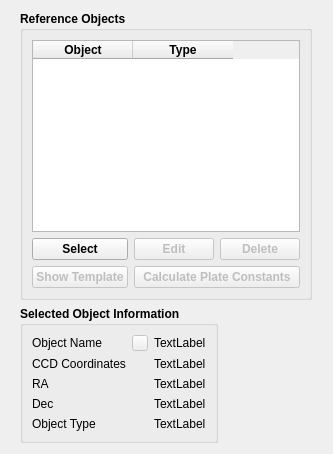
<?xml version="1.0" encoding="UTF-8"?>
<ui version="4.0">
 <class>Form</class>
 <widget class="QWidget" name="Form">
  <property name="geometry">
   <rect>
    <x>0</x>
    <y>0</y>
    <width>333</width>
    <height>454</height>
   </rect>
  </property>
  <property name="sizePolicy">
   <sizepolicy hsizetype="Preferred" vsizetype="Preferred">
    <horstretch>0</horstretch>
    <verstretch>0</verstretch>
   </sizepolicy>
  </property>
  <property name="windowTitle">
   <string>Form</string>
  </property>
  <layout class="QGridLayout" name="gridLayout_3">
   <item row="0" column="0">
    <widget class="QGroupBox" name="groupBox">
     <property name="font">
      <font>
       <pointsize>9</pointsize>
       <weight>75</weight>
       <bold>true</bold>
      </font>
     </property>
     <property name="title">
      <string>Reference Objects</string>
     </property>
     <layout class="QGridLayout" name="gridLayout_2">
      <item row="1" column="0">
       <widget class="QPushButton" name="pushButtonReferenceSelect">
        <property name="enabled">
         <bool>true</bool>
        </property>
        <property name="text">
         <string>Select</string>
        </property>
        <property name="icon">
         <iconset resource="../VSOP.qrc">
          <normaloff>:/images/Add.png</normaloff>:/images/Add.png</iconset>
        </property>
        <property name="checkable">
         <bool>true</bool>
        </property>
       </widget>
      </item>
      <item row="0" column="0" colspan="3">
       <widget class="QTableWidget" name="tableWidgetReference">
        <property name="editTriggers">
         <set>QAbstractItemView::NoEditTriggers</set>
        </property>
        <property name="alternatingRowColors">
         <bool>true</bool>
        </property>
        <property name="selectionMode">
         <enum>QAbstractItemView::SingleSelection</enum>
        </property>
        <property name="selectionBehavior">
         <enum>QAbstractItemView::SelectRows</enum>
        </property>
        <property name="showGrid">
         <bool>true</bool>
        </property>
        <property name="gridStyle">
         <enum>Qt::DotLine</enum>
        </property>
        <attribute name="verticalHeaderVisible">
         <bool>false</bool>
        </attribute>
        <attribute name="verticalHeaderHighlightSections">
         <bool>true</bool>
        </attribute>
        <column>
         <property name="text">
          <string>Object</string>
         </property>
         <property name="font">
          <font>
           <weight>75</weight>
           <bold>true</bold>
          </font>
         </property>
        </column>
        <column>
         <property name="text">
          <string>Type</string>
         </property>
         <property name="font">
          <font>
           <weight>75</weight>
           <bold>true</bold>
          </font>
         </property>
        </column>
       </widget>
      </item>
      <item row="1" column="2">
       <widget class="QPushButton" name="pushButtonReferenceDelete">
        <property name="enabled">
         <bool>false</bool>
        </property>
        <property name="text">
         <string>Delete</string>
        </property>
        <property name="icon">
         <iconset resource="../VSOP.qrc">
          <normaloff>:/images/Denided.png</normaloff>:/images/Denided.png</iconset>
        </property>
        <property name="checkable">
         <bool>false</bool>
        </property>
       </widget>
      </item>
      <item row="1" column="1">
       <widget class="QPushButton" name="pushButtonReferenceEdit">
        <property name="enabled">
         <bool>false</bool>
        </property>
        <property name="text">
         <string>Edit</string>
        </property>
        <property name="checkable">
         <bool>true</bool>
        </property>
       </widget>
      </item>
      <item row="2" column="0">
       <widget class="QPushButton" name="pushButton">
        <property name="enabled">
         <bool>false</bool>
        </property>
        <property name="text">
         <string>Show Template</string>
        </property>
       </widget>
      </item>
      <item row="2" column="1" colspan="2">
       <widget class="QPushButton" name="pushButtonPlateConstants">
        <property name="enabled">
         <bool>false</bool>
        </property>
        <property name="text">
         <string>Calculate Plate Constants</string>
        </property>
       </widget>
      </item>
     </layout>
    </widget>
   </item>
   <item row="1" column="0">
    <widget class="QGroupBox" name="groupBox_3">
     <property name="sizePolicy">
      <sizepolicy hsizetype="Fixed" vsizetype="Preferred">
       <horstretch>0</horstretch>
       <verstretch>0</verstretch>
      </sizepolicy>
     </property>
     <property name="font">
      <font>
       <pointsize>9</pointsize>
       <weight>75</weight>
       <bold>true</bold>
      </font>
     </property>
     <property name="title">
      <string>Selected Object Information</string>
     </property>
     <layout class="QGridLayout" name="gridLayout">
      <item row="4" column="0">
       <widget class="QLabel" name="label">
        <property name="sizePolicy">
         <sizepolicy hsizetype="Fixed" vsizetype="Preferred">
          <horstretch>0</horstretch>
          <verstretch>0</verstretch>
         </sizepolicy>
        </property>
        <property name="font">
         <font>
          <weight>50</weight>
          <bold>false</bold>
         </font>
        </property>
        <property name="text">
         <string>Object Type</string>
        </property>
       </widget>
      </item>
      <item row="2" column="0">
       <widget class="QLabel" name="RA">
        <property name="sizePolicy">
         <sizepolicy hsizetype="Fixed" vsizetype="Preferred">
          <horstretch>0</horstretch>
          <verstretch>0</verstretch>
         </sizepolicy>
        </property>
        <property name="font">
         <font>
          <weight>50</weight>
          <bold>false</bold>
         </font>
        </property>
        <property name="text">
         <string>RA</string>
        </property>
       </widget>
      </item>
      <item row="3" column="0">
       <widget class="QLabel" name="label_12">
        <property name="sizePolicy">
         <sizepolicy hsizetype="Fixed" vsizetype="Preferred">
          <horstretch>0</horstretch>
          <verstretch>0</verstretch>
         </sizepolicy>
        </property>
        <property name="font">
         <font>
          <weight>50</weight>
          <bold>false</bold>
         </font>
        </property>
        <property name="text">
         <string>Dec</string>
        </property>
       </widget>
      </item>
      <item row="1" column="2">
       <widget class="QLabel" name="labelCCDCoordinates">
        <property name="font">
         <font>
          <weight>50</weight>
          <bold>false</bold>
         </font>
        </property>
        <property name="text">
         <string>TextLabel</string>
        </property>
       </widget>
      </item>
      <item row="0" column="1">
       <widget class="QPushButton" name="pushButtonObjectInformation">
        <property name="enabled">
         <bool>false</bool>
        </property>
        <property name="sizePolicy">
         <sizepolicy hsizetype="Fixed" vsizetype="Fixed">
          <horstretch>0</horstretch>
          <verstretch>0</verstretch>
         </sizepolicy>
        </property>
        <property name="maximumSize">
         <size>
          <width>16</width>
          <height>16</height>
         </size>
        </property>
        <property name="text">
         <string/>
        </property>
        <property name="icon">
         <iconset resource="../VSOP.qrc">
          <normaloff>:/images/information.png</normaloff>:/images/information.png</iconset>
        </property>
        <property name="iconSize">
         <size>
          <width>16</width>
          <height>16</height>
         </size>
        </property>
       </widget>
      </item>
      <item row="3" column="2">
       <widget class="QLabel" name="labelObjectDec">
        <property name="font">
         <font>
          <weight>50</weight>
          <bold>false</bold>
         </font>
        </property>
        <property name="frameShape">
         <enum>QFrame::NoFrame</enum>
        </property>
        <property name="frameShadow">
         <enum>QFrame::Sunken</enum>
        </property>
        <property name="text">
         <string>TextLabel</string>
        </property>
       </widget>
      </item>
      <item row="1" column="0">
       <widget class="QLabel" name="label_2">
        <property name="font">
         <font>
          <weight>50</weight>
          <bold>false</bold>
         </font>
        </property>
        <property name="text">
         <string>CCD Coordinates</string>
        </property>
       </widget>
      </item>
      <item row="0" column="2">
       <widget class="QLabel" name="labelObjectName">
        <property name="font">
         <font>
          <weight>50</weight>
          <bold>false</bold>
         </font>
        </property>
        <property name="frameShape">
         <enum>QFrame::NoFrame</enum>
        </property>
        <property name="frameShadow">
         <enum>QFrame::Sunken</enum>
        </property>
        <property name="text">
         <string>TextLabel</string>
        </property>
       </widget>
      </item>
      <item row="4" column="2">
       <widget class="QLabel" name="labelObjectType">
        <property name="font">
         <font>
          <weight>50</weight>
          <bold>false</bold>
         </font>
        </property>
        <property name="frameShape">
         <enum>QFrame::NoFrame</enum>
        </property>
        <property name="frameShadow">
         <enum>QFrame::Sunken</enum>
        </property>
        <property name="text">
         <string>TextLabel</string>
        </property>
       </widget>
      </item>
      <item row="2" column="2">
       <widget class="QLabel" name="labelObjectRA">
        <property name="font">
         <font>
          <weight>50</weight>
          <bold>false</bold>
         </font>
        </property>
        <property name="frameShape">
         <enum>QFrame::NoFrame</enum>
        </property>
        <property name="frameShadow">
         <enum>QFrame::Sunken</enum>
        </property>
        <property name="text">
         <string>TextLabel</string>
        </property>
       </widget>
      </item>
      <item row="0" column="0">
       <widget class="QLabel" name="Object">
        <property name="sizePolicy">
         <sizepolicy hsizetype="Fixed" vsizetype="Preferred">
          <horstretch>0</horstretch>
          <verstretch>0</verstretch>
         </sizepolicy>
        </property>
        <property name="font">
         <font>
          <weight>50</weight>
          <bold>false</bold>
         </font>
        </property>
        <property name="text">
         <string>Object Name</string>
        </property>
       </widget>
      </item>
     </layout>
    </widget>
   </item>
  </layout>
 </widget>
 <resources>
  <include location="../VSOP.qrc"/>
 </resources>
 <connections/>
</ui>
